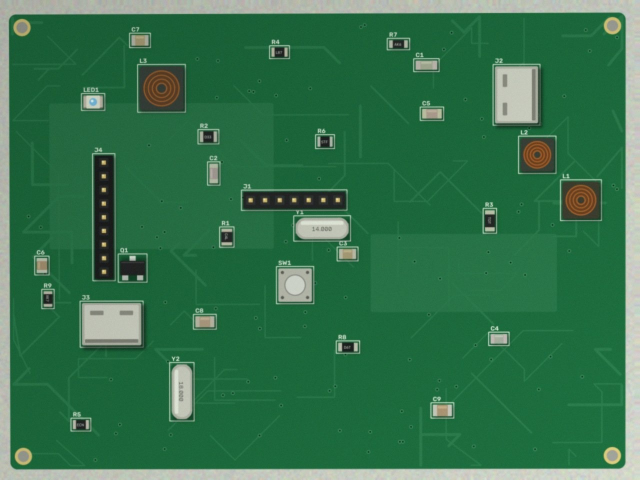
#> input picture samples/photo-1-complete.jpg, 1280 x 960 px (shown at 1/2 size)
$ python -i suggest.py   (imports and definitions only)   (older library calls are emulated)
#> lines starting #> are read from the running program, lines starting #| are printed output that depends on the picture; after the words box and inside, x2 and y2 are one past the last pixel; in counts of white or black regions, pixels touching at a corner belong together
### boardcheck/imaging.py
"""Reading photos safely and putting them on a common footing."""
from __future__ import annotations

import io

import cv2
import numpy as np
from PIL import Image, ImageOps, UnidentifiedImageError

try:  # iPhone photos. Optional: everything else works without it.
    import pillow_heif

    pillow_heif.register_heif_opener()
#> (this line was passed over: pillow_heif is not available in this run)
except ImportError:
    pass

Image.MAX_IMAGE_PIXELS = 80_000_000
STORE_LONG = 2600   # largest side we keep
WORK_LONG = 1280    # largest side we compare at


class BadPhoto(ValueError):
    """The upload is not a photo we can read. The message is shown to the user."""


# [30 lines left out: functions load_image, shrink, not called in this run]


def fit_long(img: np.ndarray, long_side: int) -> np.ndarray:
    """Resize, up or down, so the long side is exactly long_side."""
    h, w = img.shape[:2]
    s = long_side / max(h, w)
    size = (max(1, round(w * s)), max(1, round(h * s)))
    return cv2.resize(img, size, interpolation=cv2.INTER_AREA if s < 1 else cv2.INTER_CUBIC)


def to_gray(img: np.ndarray) -> np.ndarray:
    return cv2.cvtColor(img, cv2.COLOR_BGR2GRAY)


def to_lab(img: np.ndarray) -> np.ndarray:
    """Float CIELAB: L in 0..100, a and b roughly -127..127."""
    f = np.clip(img.astype(np.float32) / 255.0, 0, 1)
    return cv2.cvtColor(f, cv2.COLOR_BGR2LAB)


def gradients(gray: np.ndarray, sigma: float = 1.0):
    g = cv2.GaussianBlur(gray.astype(np.float32), (0, 0), sigma)
    return cv2.Scharr(g, cv2.CV_32F, 1, 0) / 16, cv2.Scharr(g, cv2.CV_32F, 0, 1) / 16


def jpeg(img: np.ndarray, quality: int = 90) -> bytes:
    return cv2.imencode(".jpg", img, [cv2.IMWRITE_JPEG_QUALITY, quality])[1].tobytes()

### boardcheck/suggest.py
"""One click on a part -> a box around it.

Several simple segmentations each propose a box; the one whose four sides sit
on the strongest edges wins. The user can always drag the box afterwards, so
this only has to be a good first guess.
"""
from __future__ import annotations

import cv2
import numpy as np

from .imaging import fit_long, gradients, to_gray, to_lab

LONG = 1000


# [119 lines left out: functions _component_box, _edge_support, suggest_box, _overlaps, not called in this run]


def _find_board(lab):
    """(board colour, board area) in a photo that may show a lot besides the board.

    Each of the photo's main colours is tried as the board's. Its biggest region
    is filled in, and the holes left inside it are counted: a board is the one
    thing in the photo with many part-sized things sitting inside it. A paper
    bag, a hand or a tiled floor has few.
    """
    h, w = lab.shape[:2]
    px = lab.reshape(-1, 3)
    pick = np.random.default_rng(0).choice(len(px), min(12000, len(px)), replace=False)
    cv2.setRNGSeed(1)
    _, lbl, centres = cv2.kmeans(px[pick].astype(np.float32), 6, None,
                                 (cv2.TERM_CRITERIA_EPS | cv2.TERM_CRITERIA_MAX_ITER, 20, .5), 3, cv2.KMEANS_PP_CENTERS)
    share = np.bincount(lbl.ravel(), minlength=6) / len(pick)
    best = (-1.0, centres[share.argmax()], np.ones((h, w), np.uint8))
    for c, sh in zip(centres, share):
        if sh < .04:
            continue
        m = cv2.morphologyEx((np.linalg.norm(lab - c, axis=2) < 16).astype(np.uint8), cv2.MORPH_CLOSE, np.ones((9, 9), np.uint8))
        n, comp, stats, _ = cv2.connectedComponentsWithStats(m, connectivity=8)
        if n < 2:
            continue
        i = 1 + int(stats[1:, cv2.CC_STAT_AREA].argmax())
        region = (comp == i).astype(np.uint8)
        # Cut off thin things joined to it, such as a cable plugged into the board.
        # The core survives an opening; the cable does not. The board's own thin
        # margins, right next to the core, are kept.
        solid = np.zeros((h, w), np.uint8)
        cs, _ = cv2.findContours(region, cv2.RETR_EXTERNAL, cv2.CHAIN_APPROX_SIMPLE)
        cv2.drawContours(solid, cs, -1, 1, -1)
        k = max(9, int(.04 * min(h, w))) | 1
        core = cv2.morphologyEx(solid, cv2.MORPH_OPEN, cv2.getStructuringElement(cv2.MORPH_ELLIPSE, (k, k)))
        n2, comp2, stats2, _ = cv2.connectedComponentsWithStats(core, connectivity=8)
        if n2 < 2:
            continue
        core = (comp2 == 1 + int(stats2[1:, cv2.CC_STAT_AREA].argmax())).astype(np.uint8)
        solid &= cv2.dilate(core, cv2.getStructuringElement(cv2.MORPH_ELLIPSE, (k, k)))
        region &= solid
        cs, _ = cv2.findContours(solid, cv2.RETR_EXTERNAL, cv2.CHAIN_APPROX_SIMPLE)
        hull = np.zeros((h, w), np.uint8)
        cv2.drawContours(hull, [cv2.convexHull(np.vstack(cs))], -1, 1, -1)
        size = int(hull.sum())
        if size < .03 * h * w:
            continue
        holes = cv2.morphologyEx(hull & (1 - region), cv2.MORPH_OPEN, np.ones((3, 3), np.uint8))
        k, _, hs, _ = cv2.connectedComponentsWithStats(holes, connectivity=8)
        a = hs[1:, cv2.CC_STAT_AREA]
        parts = int(((a >= 40) & (a <= .05 * size)).sum())
        # A board is mostly board, and its parts sit close together. A floor's
        # outline takes in half the photo, so its few gaps are far apart.
        score = parts * (region.sum() / size) / np.sqrt(size / (h * w))
        if score > best[0]:
            best = (score, c, hull)
    return best[1], best[2]


def find_parts(img: np.ndarray, taken=()):
    """Boxes around every part on a good board, in reading order, in img pixels.

    First the board is found (see _find_board), and cut out of the full-size
    photo so that a board held small in a busy picture still shows its parts.
    On the cut-out, a part is a solid patch that is not board coloured: a ring
    of pins is filled in, so a dark chip on a dark board still counts; thin lines
    (printed labels, outlines, traces) are cut away; round things in the board's
    corners are taken for mounting holes. Parts already named in `taken` are
    skipped. Measured by bench/find_eval.py.
    """
    H0, W0 = img.shape[:2]
    small = fit_long(img, LONG) if max(H0, W0) > LONG else img
    s = small.shape[1] / W0
    main, area = _find_board(to_lab(cv2.bilateralFilter(small, 7, 30, 5)))

    ys, xs = np.nonzero(area)
    sx0, sy0, sx1, sy1 = xs.min(), ys.min(), xs.max() + 1, ys.max() + 1
    X0, Y0 = int(sx0 / s), int(sy0 / s)
    X1, Y1 = min(W0, int(np.ceil(sx1 / s))), min(H0, int(np.ceil(sy1 / s)))
    crop = img[Y0:Y1, X0:X1]
    view = fit_long(crop, LONG) if max(crop.shape[:2]) > LONG else crop
    c = view.shape[1] / crop.shape[1]
    h, w = view.shape[:2]
    area = cv2.resize(area[sy0:sy1, sx0:sx1], (w, h), interpolation=cv2.INTER_NEAREST)
    lab = to_lab(cv2.bilateralFilter(view, 7, 30, 5))
    d = np.linalg.norm(lab - main, axis=2)
    board_px = max(1, int(area.sum()))

    mask = ((d > 22) & (area > 0)).astype(np.uint8)
    # Rows of pins around a dark chip on a dark board: join them, fill the middle.
    ring = cv2.morphologyEx(mask, cv2.MORPH_CLOSE, np.ones((13, 13), np.uint8))
    cs, hier = cv2.findContours(ring, cv2.RETR_CCOMP, cv2.CHAIN_APPROX_SIMPLE)
    for cnt, hh in zip(cs, hier[0] if hier is not None else []):
        if hh[3] >= 0:
            x, y, bw, bh = cv2.boundingRect(cnt)
            if min(bw, bh) >= 14 and .5 * bw * bh < cv2.contourArea(cnt) < .05 * board_px:
                cv2.drawContours(mask, [cnt], -1, 1, -1)
    mask = cv2.morphologyEx(mask, cv2.MORPH_OPEN, np.ones((5, 5), np.uint8))
    mask = cv2.morphologyEx(mask, cv2.MORPH_CLOSE, np.ones((3, 3), np.uint8))
    n, _, stats, _ = cv2.connectedComponentsWithStats(mask, connectivity=8)
    named = [((tx - X0) * c, (ty - Y0) * c, tw * c, th * c) for tx, ty, tw, th in taken]
    ys, xs = np.nonzero(area)
    bx0, by0, bx1, by1 = xs.min(), ys.min(), xs.max(), ys.max()
    near = .07 * min(bx1 - bx0, by1 - by0)
    found = []
    for x, y, bw, bh, a in stats[1:]:
        if bw < 7 or bh < 7 or a < 80 or bw * bh > .16 * board_px:
            continue
        if max(bw / bh, bh / bw) > 14 or a < .35 * bw * bh:
            continue  # a line or an outline, not a part
        cx, cy = x + bw / 2, y + bh / 2
        if max(bw / bh, bh / bw) < 1.25 and min(abs(cx - bx0), abs(cx - bx1)) < near and min(abs(cy - by0), abs(cy - by1)) < near:
            continue  # a round thing in a corner of the board: a mounting hole
        box = (int(x) - 1, int(y) - 1, int(bw) + 2, int(bh) + 2)
        if any(_overlaps(box, q) for q in named):
            continue
        found.append(box)

    # Reading order: rows of roughly one part's height, then left to right.
    row = max(8.0, float(np.median([b[3] for b in found]))) if found else 1.0
    found.sort(key=lambda b: (int((b[1] + b[3] / 2) // (2 * row)), b[0]))
    return [(X0 + max(0, x) / c, Y0 + max(0, y) / c, bw / c, bh / c) for x, y, bw, bh in found]

>>> import cv2
>>> picture = cv2.imread('../samples/photo-1-complete.jpg')
#> picture is the input picture: shape (960, 1280, 3); mean B, G, R 75.7, 113.9, 51.8
>>> result = find_parts(picture)
#> in _find_board, `h, w = lab.shape[:2]`: h = 750; w = 1000
#> in _find_board, `pick = np.random.default_rng(0).choice(len(px), min(12000, len(px)), r..`: pick = 12000 values, max 749947 at index 7010, min 14 at index 5924, mean 375862.8
#> in _find_board, `_, lbl, centres = cv2.kmeans(px[pick].astype(np.float32), 6, None, (cv..`: lbl = 12000 values, max 5 at index 0, min 0 at index 2, mean 2.35; centres = [[40.11, -34.09, 18.37], [77.19, -3.76, 5.79], [20.4, -5.84, 4.24], [58.31, -17.65, 11.43], [34.88, 14.02, 27.36], [36.95, -32.32, 17.46]]
#> in _find_board, `share = np.bincount(lbl.ravel(), minlength=6) / len(pick)`: share = [0.402, 0.121, 0.0301, 0.0312, 0.00733, 0.408]
#> the loop in _find_board, `for c, sh in zip(centres, share):` made 6 passes
#> (c, sh) on passes 3 to 5: ([20.4, -5.84, 4.24], 0.0301), ([58.31, -17.65, 11.43], 0.0312), ([34.88, 14.02, 27.36], 0.00733)
#> pass 1, in _find_board, `m = cv2.morphologyEx((np.linalg.norm(lab - c, axis=2) < 16).astype(np...`:
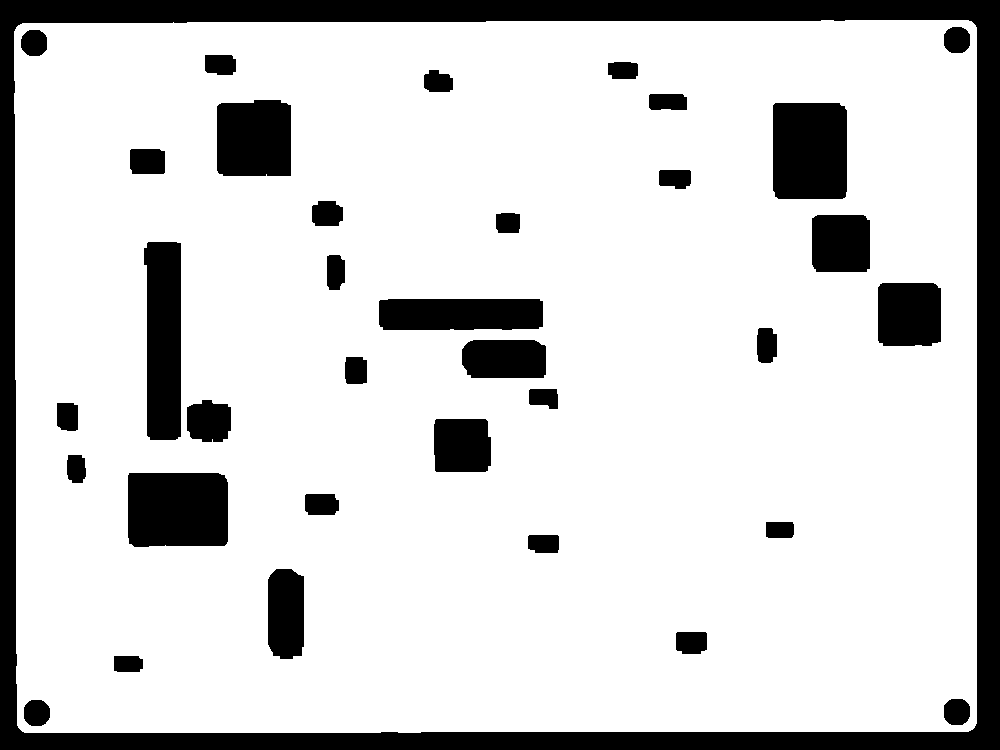
#> m: shape (750, 1000); values 0 (black) and 1 (white), 82.8% white; 35 black regions, largest, box (x1, y1, x2, y2) and area: (0, 0, 1000, 750) 66562, (128, 473, 228, 547) 7260, (773, 103, 847, 199) 7043
#> pass 1, in _find_board, `core = cv2.morphologyEx(solid, cv2.MORPH_OPEN, cv2.getStructuringEleme..`:
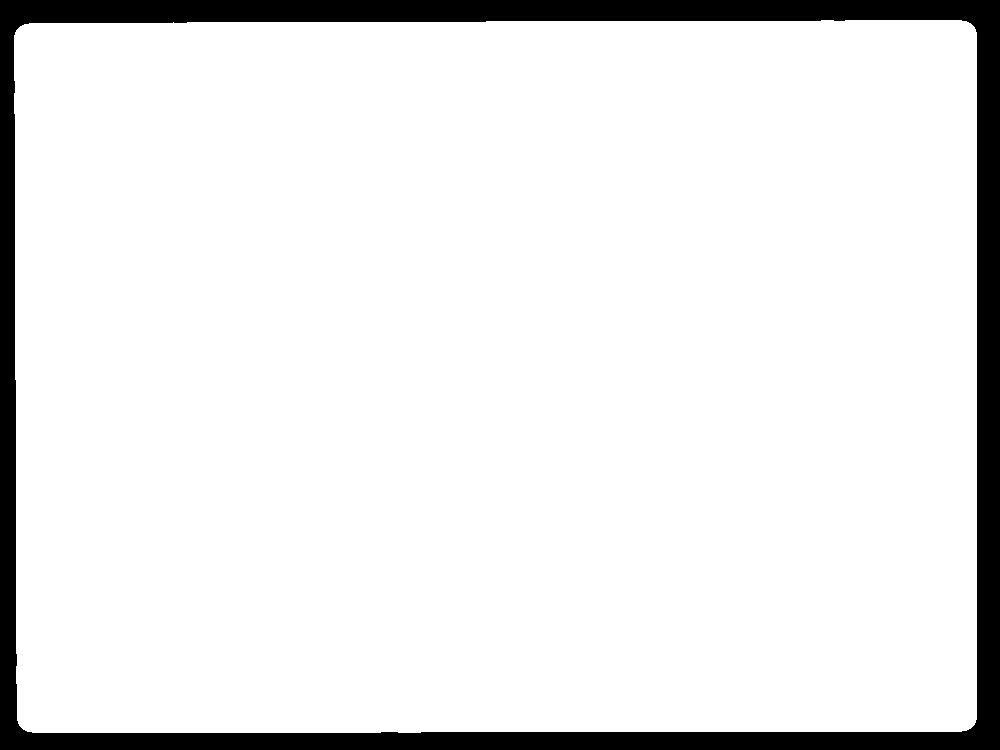
#> core: shape (750, 1000); values 0 (black) and 1 (white), 91.1% white; 1 black region, box (x1, y1, x2, y2) and area: (0, 0, 1000, 750) 66693
#> after the loop in _find_board, `for c, sh in zip(centres, share):`:
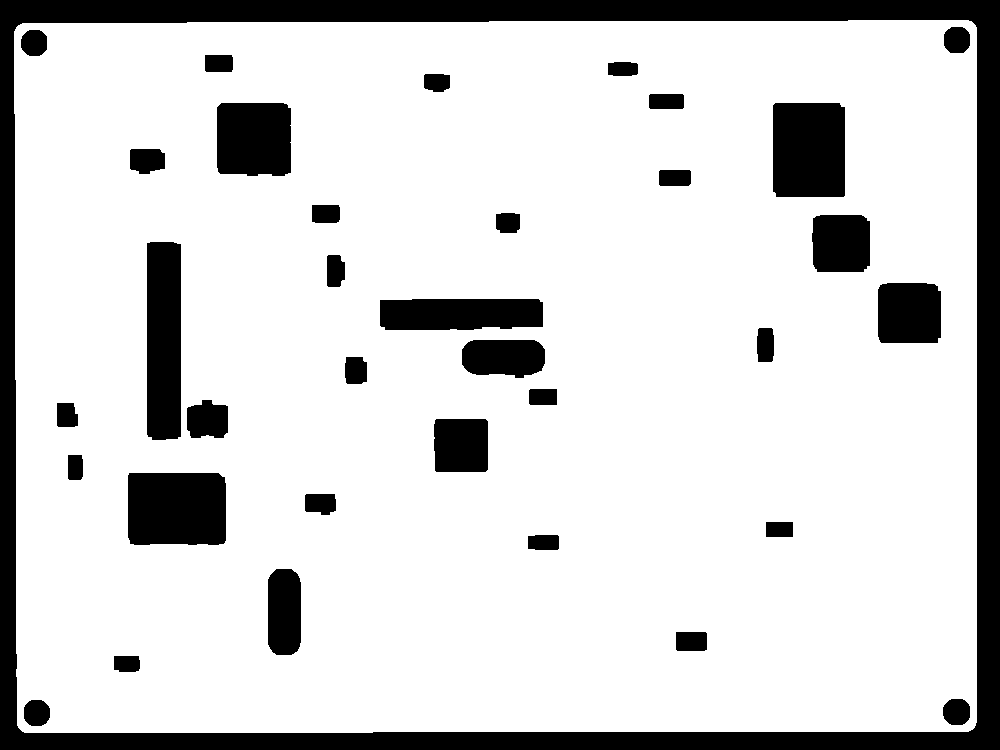
#> m: shape (750, 1000); values 0 (black) and 1 (white), 83.3% white; 35 black regions, largest, box (x1, y1, x2, y2) and area: (0, 0, 1000, 750) 66612, (128, 473, 226, 545) 6950, (773, 103, 845, 197) 6732
#> in find_parts, `main, area = _find_board(to_lab(cv2.bilateralFilter(small, 7, 30, 5)))`: main = [36.95, -32.32, 17.46]
#> in find_parts, `sx0, sy0, sx1, sy1 = xs.min(), ys.min(), xs.max() + 1, ys.max() + 1`: sx0 = 14; sy0 = 20; sx1 = 977; sy1 = 733
#> in find_parts, `X0, Y0 = int(sx0 / s), int(sy0 / s)`: X0 = 17; Y0 = 25
#> in find_parts, `X1, Y1 = min(W0, int(np.ceil(sx1 / s))), min(H0, int(np.ceil(sy1 / s)))`: X1 = 1251; Y1 = 939
#> in find_parts, `d = np.linalg.norm(lab - main, axis=2)`:
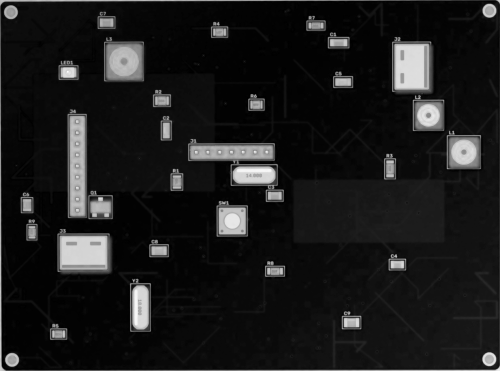
#> d: shape (741, 1000) float32 (shown at 1/2 size); min 0.197, max 61.29, mean 6.8; drawn with min black and max white
#> in find_parts, `board_px = max(1, int(area.sum()))`: board_px = 737548
#> in find_parts, `ring = cv2.morphologyEx(mask, cv2.MORPH_CLOSE, np.ones((13, 13), np.ui..`:
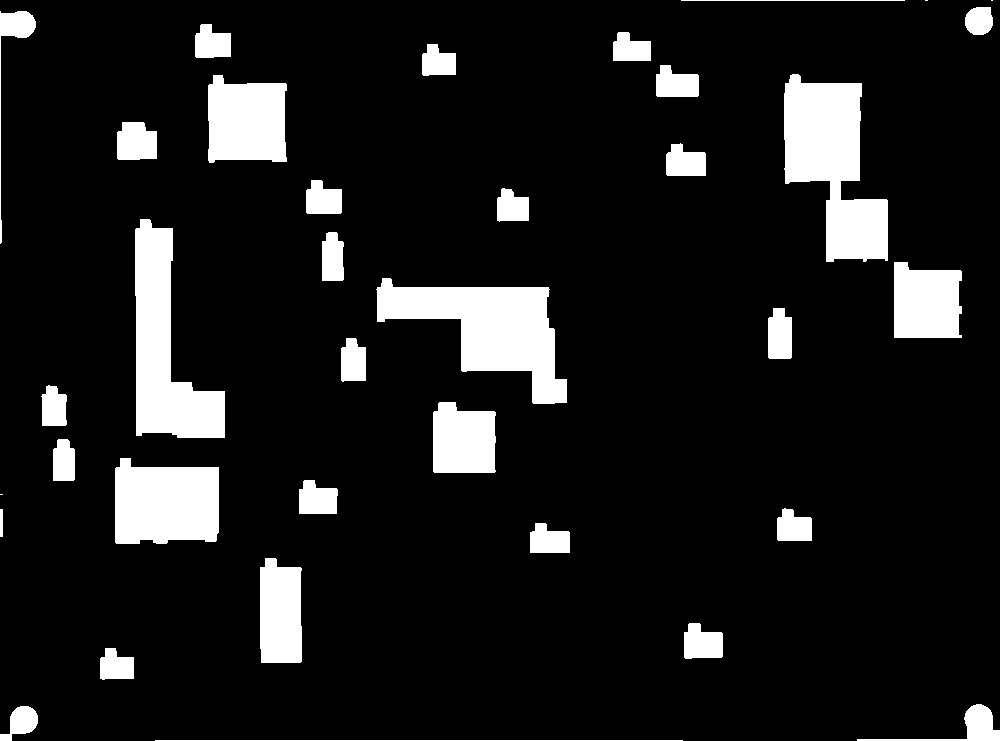
#> ring: shape (741, 1000); values 0 (black) and 1 (white), 11.1% white; 36 white regions (3 under 20 px)
#> in find_parts, `cs, hier = cv2.findContours(ring, cv2.RETR_CCOMP, cv2.CHAIN_APPROX_SIM..`: cs = 36 contours, 5 with area under 20; largest, box (x1, y1, x2, y2) and area: (784, 74, 888, 262) 11196, (376, 278, 567, 404) 11156, (135, 219, 225, 438) 9834, (115, 458, 219, 544) 7666, (208, 75, 287, 163) 5876
#> the loop in find_parts, `for cnt, hh in zip(cs, hier[0] if hier is not None else []):` made 36 passes
#> hh on passes 2, 3, 4, 5, 6, 7, 9, 11: [2, 0, -1, -1], [3, 1, -1, -1], [4, 2, -1, -1], [5, 3, -1, -1], [6, 4, -1, -1], [7, 5, -1, -1], [9, 7, -1, -1], [11, 9, -1, -1]
#> in find_parts, `mask = cv2.morphologyEx(mask, cv2.MORPH_OPEN, np.ones((5, 5), np.uint8))`:
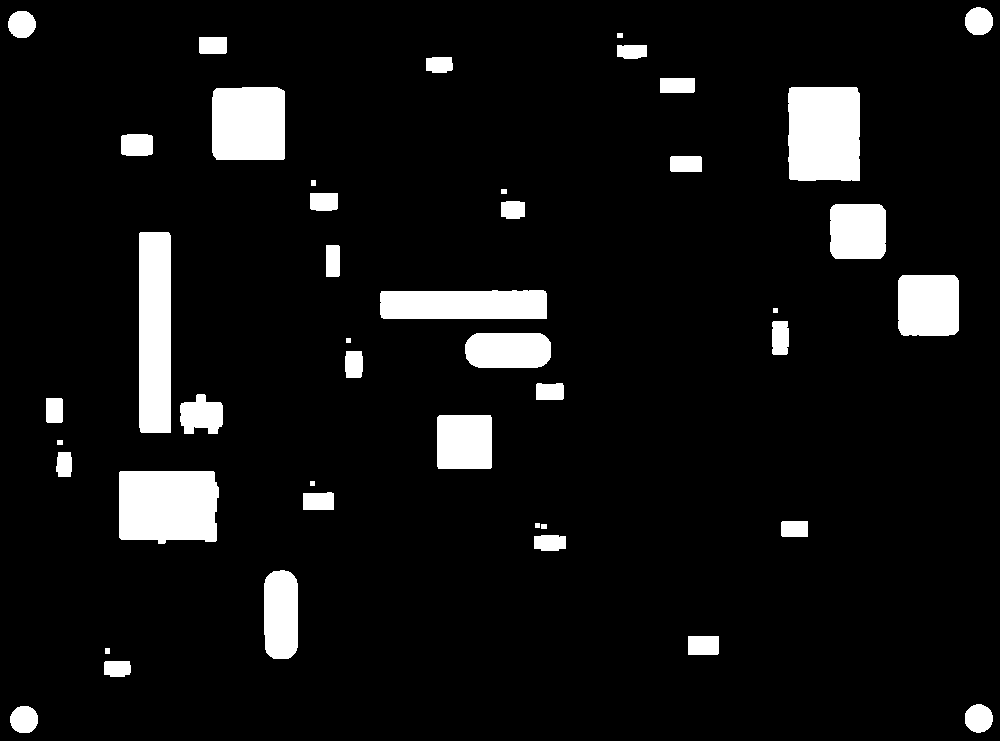
#> mask: shape (741, 1000); values 0 (black) and 1 (white), 7.8% white; 44 white regions, largest, box (x1, y1, x2, y2) and area: (119, 471, 219, 544) 6790, (788, 87, 860, 181) 6652, (139, 232, 171, 433) 6421
#> in find_parts, `n, _, stats, _ = cv2.connectedComponentsWithStats(mask, connectivity=8)`: n = 44; stats = 44 rows, first 6: [0, 0, 1000, 741, 682883], [965, 7, 28, 28, 631], [8, 11, 28, 27, 605], [617, 33, 6, 5, 30], [199, 37, 28, 17, 474], [617, 45, 30, 14, 392]
#> in find_parts, `named = [((tx - X0) * c, (ty - Y0) * c, tw * c, th * c) for tx, ty, tw..`: named = []
#> in find_parts, `bx0, by0, bx1, by1 = xs.min(), ys.min(), xs.max(), ys.max()`: bx0 = 0; bx1 = 999; by1 = 740
#> in find_parts, `near = .07 * min(bx1 - bx0, by1 - by0)`: near = 51.8
#> the loop in find_parts, `for x, y, bw, bh, a in stats[1:]:` made 43 passes
#> (x, y, bw, bh, a, cx, cy, box) on passes 4 to 11: (199, 37, 28, 17, 474, 213, 45.5, (198, 36, 30, 19)), (617, 45, 30, 14, 392, 632, 52, (616, 44, 32, 16)), (426, 57, 27, 16, 395, 439.5, 65, (425, 56, 29, 18)), (660, 78, 35, 15, 524, 677.5, 85.5, (659, 77, 37, 17)), (212, 87, 73, 73, 5251, 248.5, 123.5, (211, 86, 75, 75)), (788, 87, 72, 94, 6654, 824, 134, (787, 86, 74, 96)), (121, 134, 32, 22, 679, 137, 145, (120, 133, 34, 24)), (670, 156, 32, 16, 509, 686, 164, (669, 155, 34, 18))
#> after the loop in find_parts, `for x, y, bw, bh, a in stats[1:]:`: found = 30 items, first 6: (198, 36, 30, 19), (616, 44, 32, 16), (425, 56, 29, 18), (659, 77, 37, 17), (211, 86, 75, 75), (787, 86, 74, 96)
#> in find_parts, `row = max(8.0, float(np.median([b[3] for b in found]))) if found else ..`: row = 27
#> result = 30 items, first 6: (261.3, 69.42, 37.02, 23.45), (777.1, 79.3, 39.49, 19.74), (541.5, 94.1, 35.79, 22.21), (830.2, 120, 45.66, 20.98), (165.1, 189.1, 41.96, 29.62), (277.4, 131.1, 92.55, 92.55)
